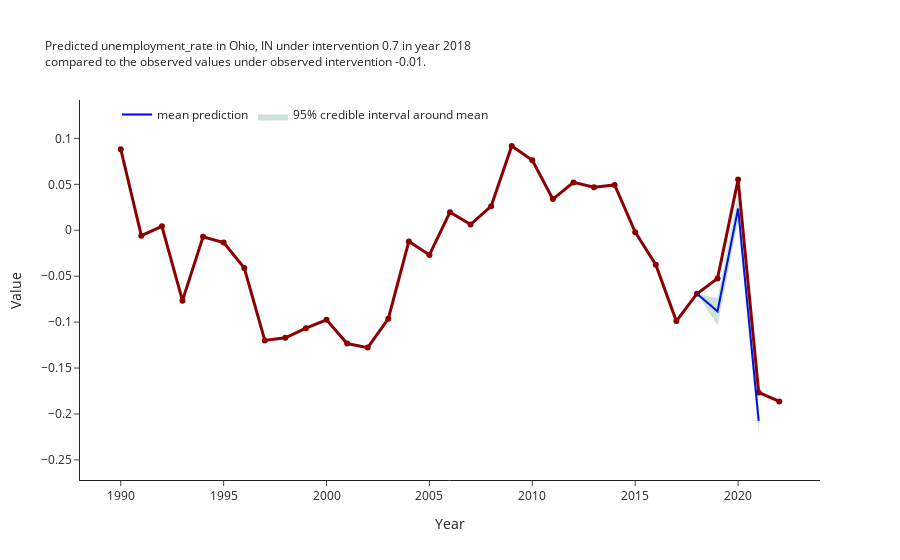

The notebook cell saved with this chart:
### Code cell
profiler = cProfile.Profile()

profiler.enable()
basic_run()
profiler.disable()

# confirming that the time consuming moves involve the model
# gettign samples, etc.
profiler.print_stats(sort='cumulative')

### Figure 1 — Plotly figure (JSON) as saved in the notebook; plotly's stock layout.template omitted (floating-point values rounded to 4 significant figures)
{"data": [{"line": {"color": "darkred", "width": 3}, "mode": "lines+markers", "name": "Ohio County, IN", "showlegend": false, "text": "Ohio County, IN", "textposition": "top right", "type": "scatter", "x": [1990, 1991, 1992, 1993, 1994, 1995, 1996, 1997, 1998, 1999, 2000, 2001, 2002, 2003, 2004, 2005, 2006, 2007, 2008, 2009, 2010, 2011, 2012, 2013, 2014, 2015, 2016, 2017, 2018, 2019, 2020, 2021, 2022], "y": [0.08822, -0.005871, 0.004309, -0.07664, -0.007043, -0.01338, -0.04096, -0.1199, -0.1171, -0.1066, -0.09745, -0.1234, -0.1277, -0.09645, -0.01219, -0.02681, 0.0197, 0.006276, 0.02626, 0.09181, 0.07628, 0.03394, 0.05212, 0.04675, 0.04939, -0.002067, -0.03757, -0.09891, -0.06908, -0.05249, 0.05518, -0.1765, -0.1864]}, {"line": {"color": "blue", "width": 2}, "mode": "lines", "name": "mean prediction", "text": [-0.06908, -0.0882, 0.0237, -0.2075], "type": "scatter", "x": ["2018", "2019", "2020", "2021"], "y": [-0.06908, -0.0882, 0.0237, -0.2075]}, {"fill": "toself", "fillcolor": "rgba(0,100,80,0.2)", "line": {"color": "rgba(255,255,255,0)"}, "name": "95% credible interval around mean", "type": "scatter", "x": ["2018", "2019", "2020", "2021", "2021", "2020", "2019", "2018"], "y": [-0.06908, -0.07395, 0.03763, -0.1924, -0.2219, 0.0101, -0.1033, -0.06908]}], "layout": {"legend": {"orientation": "h", "traceorder": "normal", "x": 0.05, "y": 1}, "title": {"font": {"size": 12}, "text": "Predicted unemployment_rate in Ohio, IN under intervention 0.7 in year 2018<br>compared to the observed values under observed intervention -0.01."}, "xaxis": {"title": {"text": "Year"}}, "yaxis": {"range": [-0.2719, 0.1418], "title": {"text": "Value"}}}}
